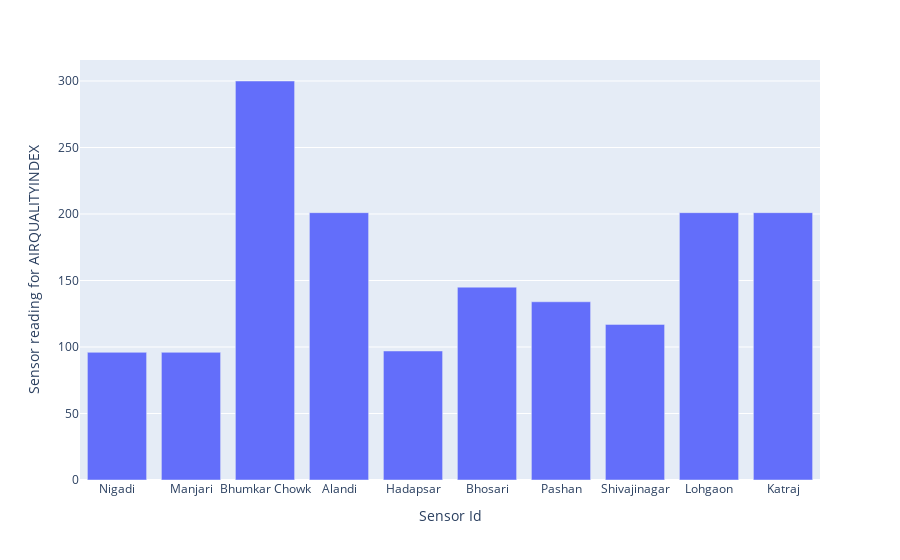

Notebook code cell kept with this figure:
### Code cell
# plot a bar chart for the latest measures of a property at all active resources
def simpleVis1(col):
    column_name=col
    display(widgets.HTML(f'<center style="font-size:14px">Latest temporal sensor reading for {col.upper()} of all sensors<center>'))
    fig = px.bar(latest_measures, x='deviceName', y=column_name)
    fig.update_layout(
        xaxis_title="Sensor Id",
        yaxis_title="Sensor reading for "+col.upper(),
        font=dict(
            size=12
        )
    )
    fig.show()
simpleVis1('airQualityIndex')

### Figure 1 — Plotly figure (JSON) as saved in the notebook; plotly's stock layout.template omitted (floating-point values rounded to 4 significant figures)
{"data": [{"alignmentgroup": "True", "hovertemplate": "deviceName=%{x}<br>airQualityIndex=%{y}<extra></extra>", "legendgroup": "", "marker": {"color": "#636efa"}, "name": "", "offsetgroup": "", "orientation": "v", "showlegend": false, "textposition": "auto", "type": "bar", "x": ["Nigadi", "Manjari", "Bhumkar Chowk", "Alandi", "Hadapsar", "Bhosari", "Pashan", "Shivajinagar", "Lohgaon", "Katraj"], "xaxis": "x", "y": [96, 96, 300, 201, 97, 145, 134, 117, 201, 201], "yaxis": "y"}], "layout": {"barmode": "relative", "font": {"size": 12}, "legend": {"tracegroupgap": 0}, "margin": {"t": 60}, "xaxis": {"anchor": "y", "domain": [0, 1], "title": {"text": "Sensor Id"}}, "yaxis": {"anchor": "x", "domain": [0, 1], "title": {"text": "Sensor reading for AIRQUALITYINDEX"}}}}
